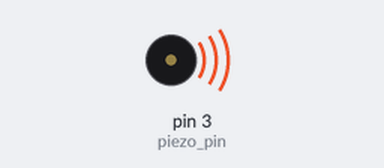
Recording of a sketch running on a simulated Arduino Uno, built with avr-gcc and run on an emulated ATmega328P. On the bench: buzzer (waves = sounding). What the sketch prints to the serial monitor is not drawn.

Above: at 0.1 s.
Timing chart, 0 to 1.6 s (numbered marks = the images above):
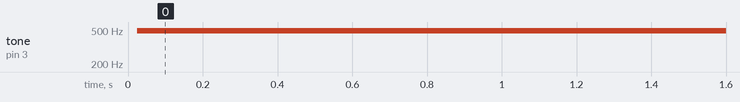

The sketch:

Piezo_output_PWM_pin.ino
```cpp
/*
  Code for playing a tone using a Piezo using a pwm pin

  Programmed by Nathan Villicana-Shaw in the Fall of 2018 for
  the California College of the Arts Interaction Design department.

  PLEASE NOTE
  -----------
  The value passed to the PWM will control the timbre, or quality of the tone
  as well as the volume. To change the pitch check out the digital_pin example.

*/

const int piezo_pin = 3;

void setup() {
  pinMode(piezo_pin, OUTPUT);
  Serial.begin(57600);
}

void loop() {
  for (int i = 0; i < 255; i++) {
    analogWrite(piezo_pin, i);
    delay(25);
    Serial.println(i);
  }
  for (int i = 255; i > 0; i--) {
    analogWrite(piezo_pin, i);
    delay(25);
    Serial.println(i);
  }
}
```

Measured:
- by itself, tone on pin 3 (piezo_pin): silent → 490 Hz at 0.03 s
